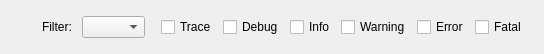
<?xml version="1.0" encoding="UTF-8"?>
<ui version="4.0">
 <class>FilterWidget</class>
 <widget class="QWidget" name="FilterWidget">
  <property name="geometry">
   <rect>
    <x>0</x>
    <y>0</y>
    <width>544</width>
    <height>50</height>
   </rect>
  </property>
  <property name="windowTitle">
   <string>FilterWidget</string>
  </property>
  <layout class="QHBoxLayout" name="horizontalLayout_2">
   <property name="spacing">
    <number>10</number>
   </property>
   <item>
    <spacer name="horizontalSpacer">
     <property name="orientation">
      <enum>Qt::Horizontal</enum>
     </property>
     <property name="sizeHint" stdset="0">
      <size>
       <width>40</width>
       <height>20</height>
      </size>
     </property>
    </spacer>
   </item>
   <item>
    <widget class="QLabel" name="labelFilter">
     <property name="text">
      <string>Filter:</string>
     </property>
    </widget>
   </item>
   <item>
    <widget class="QComboBox" name="comboBoxApp">
     <property name="sizeAdjustPolicy">
      <enum>QComboBox::AdjustToContents</enum>
     </property>
     <property name="minimumContentsLength">
      <number>1</number>
     </property>
    </widget>
   </item>
   <item>
    <widget class="QWidget" name="logLevelBar" native="true">
     <layout class="QHBoxLayout" name="horizontalLayout">
      <property name="leftMargin">
       <number>6</number>
      </property>
      <property name="topMargin">
       <number>6</number>
      </property>
      <property name="rightMargin">
       <number>6</number>
      </property>
      <property name="bottomMargin">
       <number>6</number>
      </property>
      <item>
       <widget class="QCheckBox" name="checkBoxTrace">
        <property name="text">
         <string>Trace</string>
        </property>
       </widget>
      </item>
      <item>
       <widget class="QCheckBox" name="checkBoxDebug">
        <property name="text">
         <string>Debug</string>
        </property>
       </widget>
      </item>
      <item>
       <widget class="QCheckBox" name="checkBoxInfo">
        <property name="text">
         <string>Info</string>
        </property>
       </widget>
      </item>
      <item>
       <widget class="QCheckBox" name="checkBoxWarning">
        <property name="text">
         <string>Warning</string>
        </property>
       </widget>
      </item>
      <item>
       <widget class="QCheckBox" name="checkBoxError">
        <property name="text">
         <string>Error</string>
        </property>
       </widget>
      </item>
      <item>
       <widget class="QCheckBox" name="checkBoxFatal">
        <property name="text">
         <string>Fatal</string>
        </property>
       </widget>
      </item>
     </layout>
    </widget>
   </item>
  </layout>
 </widget>
 <resources/>
 <connections/>
</ui>
